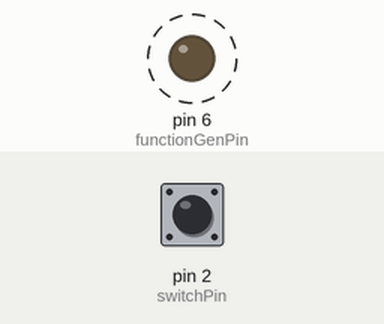
This sketch was run on a simulated Arduino Uno, built with avr-gcc and run on an emulated ATmega328P. Shown: output pins drawn as LEDs (lit = HIGH). Dashed ring = blinking. The test bench sets the inputs (shaded band); at power-on: pin 2 (switchPin) HIGH. What the sketch prints to the serial monitor is not drawn.

Above: at 1.2 s.
1.3 s: pin 2 (switchPin) pulled LOW for 0.15 s
Timing chart, 0 to 10.3 s (numbered marks = the images above; inputs shaded):
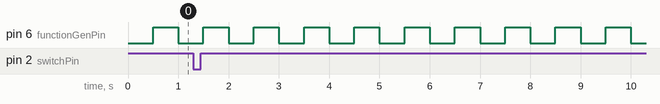

The sketch:

Freq_count_Pseudocode.ino
```cpp
//Simple Freq counter pseudocode for 192L lab 5 2021
///////////////////////////////////////// Start Variable Definitions for Frequency Generator /////////////////////////////////////////////////////
const float frequencyOfFreqGen = 1;       //Set this number to the desired frequency you want to use.
// GO TO THE FIRST LINE OF THE SETUP() ROUTINE AND PICK WHICH counter2StartrValue LINE TO USE. IT DEPENDS ON WHAT FREQUENCY YOU'RE USING
volatile int targetOverFlowNumber = 1;    // Holds the number of overflows we need to count to for half the period of the desired frequency.
volatile int counter2StartValue = 6;      // The numbers (out of 256) to load into the counter.
                                          // We use this number to get the timer to overflow at a specific time. We will set Timer2 Frequency to 250 kHz
                                          // 6 is the theoretical value but practically this number needs to be tuned
                                          // By starting at 6, that leaves 250 clock cylcle until the next Timer2 overflow (250 cycle * 4uS/cycle = 1ms)
const int functionGenPin = 6;             // The pin we will use an the output of the function generator
volatile unsigned int overFlowCount = 0;  // Counts the number of overflows of timer2, this enables us to keep track of longer times.
                                          // i.e. count the number of overflows then multiply by the time it takes to overflow once.
///////////////////////////////////////// End Variable Definitions for Frequency Generator /////////////////////////////////////////////////////

const int switchPin = 2; // the number of the input pin
long startcount; // the value returned from millis when the signal is detected low
long duration; // variable to store the duratation of the low level of the signal
float frequency; // variable to store the duration in seconds
float period; // variable to store the calculated period of the incoming signal
float scaled_period; // variable to store scaled values of period due to timer clock change
float scalePeriodBy; // variable to devide the period by to adjust for changes in millis() due to changes in Timer0 frequency

void setup()
{
///////////////////////////////////////// Start Setup Code for Frequency Generator /////////////////////////////////////////////////////
// counter2StartValue tunes the value we sets TCNT2 to so that time2 overflows once every 1ms.
  counter2StartValue = 6 + frequencyOfFreqGen;          // Use this line for frequencies from 1 Hz to 20 Hz.
  //counter2StartValue = 6 + 0.25*frequencyOfFreqGen;     // Use this line for frequencies from 21 Hz to 40 Hz.
  //counter2StartValue = 6 + 0.5*frequencyOfFreqGen;    // Use this line for frequencies from 41 Hz and up.

  targetOverFlowNumber = 1/(0.002*frequencyOfFreqGen);  // Calculates the number of overflows (based on 1ms per overflow) in half the desired period.
                                                        // (frequency = 1/(2*targetOverflowNumber)
  pinMode(functionGenPin, OUTPUT);                      // Set the function generator pin to an output

  TIFR2  = 0x00;                                        // Writes 0 to the timer2 INT flag register to clear the timer overflow flag bit
  TIMSK2 = 0x01;                                        // Writes 1 to the timer2 INT register to set timer2 overflow interrupt enable bit
  TCCR2A = 0x00;                                        // Writes 1 ot the timer2 control register A to set the Wave Gen Mode to normal

  TCCR2B |= _BV(CS02);    // Set bit CS02 of register TCCROB, the most signifigant bit of Timer0's prescaler.
                          // See page 162 of the datasheet. TCCR0B |= (_BV(CS02) sets CS02 to HIGH, TCCR0B &= ~(_BV(CS02) sets CS02 to LOW.
  TCCR2B &= ~_BV(CS01);   // Clear bit CS01 of register TCCROB, Timer0's prescaler.
                          // See page 162 of the datasheet. TCCR0B |= (_BV(CS01) sets CS01 to HIGH, TCCR0B &= ~(_BV(CS01) sets CS01 to LOW.
  TCCR2B &= ~_BV(CS00);   // Clear bit CS00 of register TCCROB, the least signifigant bit of Timer0's prescaler.
                          // See page 162 of the datasheet. TCCR0B |= (_BV(CS00) sets CS00 to HIGH, TCCR0B &= ~(_BV(CS00) sets CS00 to LOW.
  //The above three lines of code set the CS22:20 value to 4, which tells the ATMega328 to divide the 16 MHz clock by 64.
  //This sets Timer2's clock frequency to 250 kHz or 4 microSeconds per clock cycle
///////////////////////////////////////// End Setup Code for Frequency Generator /////////////////////////////////////////////////////

//Setup your pin that reads in function generator
  pinMode(switchPin, INPUT);
  Serial.begin(9600);             //starts serial monitor at a Baudrate of 9600

  // for 4.2, register bits on default setting of CS = 011
  TCCR0B &= ~_BV(CS02);   // Set or Clear bit CS02 of register TCCROB, the most signifigant bit of Timer0's prescaler.
                          // See page 110 of the datasheet. TCCR0B |= (_BV(CS02) sets CS02 to HIGH, TCCR0B &= ~(_BV(CS02) sets CS02 to LOW.
  TCCR0B |= _BV(CS01);   // Set or Clear bit CS01 of register TCCROB, Timer0's prescaler.
                          // See page 110 of the datasheet. TCCR0B |= (_BV(CS01) sets CS01 to HIGH, TCCR0B &= ~(_BV(CS01) sets CS01 to LOW.
  TCCR0B |= _BV(CS00);    // Set or Clear bit CS00 of register TCCROB, the least signifigant bit of Timer0's prescaler.
                          // See page 110 of the datasheet. TCCR0B |= (_BV(CS00) sets CS00 to HIGH, TCCR0B &= ~(_BV(CS00) sets CS00 to LOW.
// ANSWER THIS: Based on the three lines above what frequency is Timer0 running at = 16 MHz / ?? = ?? kHz
// ANSWER THIS: The arduino default is to divide by 64, so if you now devide by say 256 how many time fast/slower is Timer0 now running?
// put 1.0 as scale by period for 4.2
  scalePeriodBy = 1.0/1.0;  // This value will adjust the value millis() returns to the new counter frequency you are using.
// HEY! you changed how fast Timer0 is running, so you need to scale the value millis() returns (as it uses Timer0 and assumes a prescaler of divide by 64.
// BE AWARE: the code will devide the period by this number, what should you do if you want to increase the period (not decrease i.e. devide)?
// These are floating numbers, make sure to put a .0 on the end of any whole number
}

void loop()
{
///////////////////////////////////////// Frequency Generator Requires No Code in the Main Loop /////////////////////////////////////////////////////

//Read the state of the pin and use it to determine where you are in the clock cycle
//Find a starting point to start measuring frequency. DO NOT ASSUME YOU ARE AT THE START OR END OF A CYLCE, ASSUME YOU ARE IN THE MIDDLE OF A CYCLE,
//    i.e. the signal has been high or low for sometime and will continue to be high or low for sometime. So do you know you're at a good starting time?

int startState = digitalRead(switchPin);
// loop until the states are different
while (startState == digitalRead(switchPin)) {
}

//To record the current time use "startcount = millis();" it will returned the time (in milliseconds) since the Arduino was powered up. Use this as a timestamp
//**NOTE: millis() assumes that the CS02:CS01 = 3 (default set by Uno board) which divides the Arduino clock of 16 Mhz by 64.
//    If this is not the case (section 4.3) you will need to scale the millis() result, see page 109/110 of datasheet, and the three commented lines in setup

// on rising or falling edge of cycle so start counting the time
startcount = millis();

// continue reading while the state is opposite of the starting state
while (startState == !digitalRead(switchPin)) {
 }

//Intelligently read the state of the pin to determine when to get a second timestamp measurement to use to calculate the incoming frequency.

    duration = millis() - startcount; // calculating the duration in miliseconds of a complete or of a part cycle.
    // note that the duration measured is only for half of a cycle, so multiply by two and convert to seconds for full period length
    period = ((float)duration * 2.0) / 1000.0;
    // note that for 4.2, will be getting same for period and scaled_period
    scaled_period = period/scalePeriodBy; //scale the period value to take into account the different timer clock speeds
    // freq = 1/period, get a frequency value in hz
    frequency = 1.0 / scaled_period;
    Serial.print(" Frequency is = ");
    Serial.print(frequency);
    Serial.println(" hz");
}

///////////////////////////////////////// Frequency Generator Requires this Interrupt Service Routine /////////////////////////////////////////////////////
ISR(TIMER2_OVF_vect)                                            // Timer2's overflow service routine
{
  overFlowCount++;                                              // Add one to the overflow counter
  if (overFlowCount > targetOverFlowNumber )                    // Once the overflow counter has reached 1/2 the desire frequency (assuming a 50% duty cycle)
                                                                // toggle the state of the output pin
  {
    digitalWrite(functionGenPin,!digitalRead(functionGenPin));  // Toggle functionGenPin's pin state
    overFlowCount = 0;                                          // Once the digital pin has been toggled reset the overflow counter variable back to zero
  }
  TCNT2 = counter2StartValue;                                   // Set TCNT2 to overflow every 1ms by starting the timer at counter2StartValue.
}
```

Measured:
- by itself, pin 6 (functionGenPin): alternates HIGH for 0.50 s and LOW for 0.50 s
